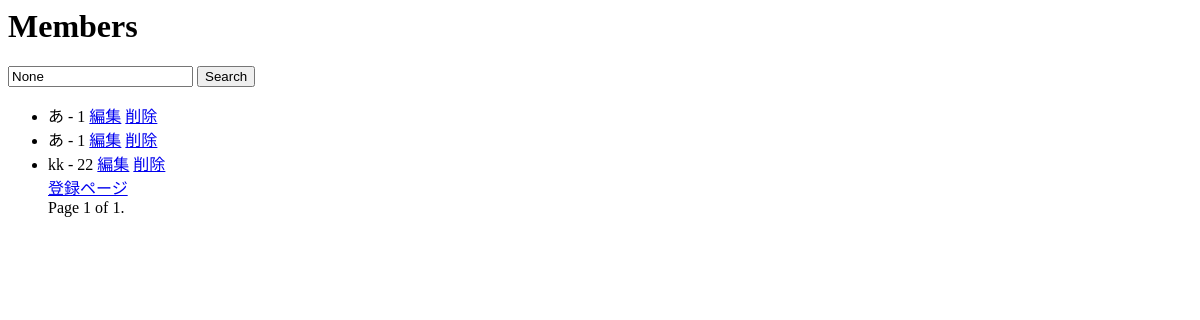
The page /list/ on the database as committed earlier.
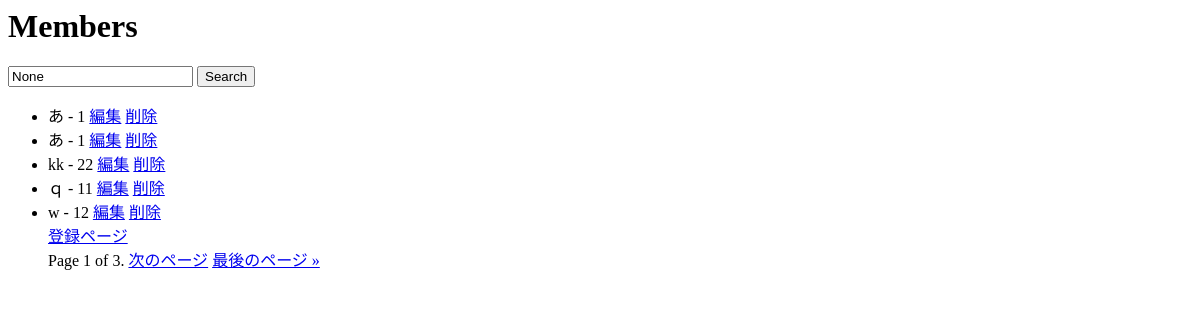
The same page on the database as committed later.
### testapp/models.py (models this page shows, shortened)
class Member(models.Model):
    name = models.CharField(max_length=100)
    age = models.IntegerField()

### testapp/views.py (the view)
# urls.py: path('list/', views.MemberListView.as_view(), name='list'),
class MemberListView(ListView):
    model = Member
    paginate_by = 5
    def get_context_data(self, **kwargs):
        context = super().get_context_data(**kwargs) # はじめに継承元のメソッドを呼び出す
        query = self.request.GET
        q = query.get('q')
        print(q)
        if q != "":
            context["init"] = query.get('q')
        else:
            context["init"] = ''
        return context
    def get_queryset(self, **kwargs):
        queryset = super().get_queryset(**kwargs)
        query = self.request.GET
        if q := query.get('q'): #python3.8以降
            queryset = queryset.filter(name__icontains=q)
        return queryset

### testapp/templatetags/replaceurl.py (called while the page is built)
@register.simple_tag
def url_replace(request, field, value):
    url_dict = request.GET.copy()
    url_dict[field] = str(value)
    return url_dict.urlencode()

### testapp/templates/testapp/member_list.html (shortened to what this page needs)
{% load replaceurl %}
<h1>Members</h1>
<form class="d-flex" action="{% url 'list' %}" method="get">
    <input name="q" value = "{{ init }}" class="form-control me-2" type="search" placeholder="Search" aria-label="Search">
    <button class="btn btn-outline-primary" type="submit">Search</button>
</form>
<ul>
{% for member in object_list %}
    <li>
        {{ member.name }} - {{ member.age }}
        <a href="{% url 'update' member.pk %}">編集</a>
        <a href="{% url 'delete' member.pk %}">削除</a>
    </li>
{% empty %}
    <li>データがありません</li>
{% endfor %}
<a href="{% url 'create' %}">登録ページ</a>
<div class="pagination">
    <span class="step-links">
        <span class="current">
            Page {{ page_obj.number }} of {{ page_obj.paginator.num_pages }}.
        </span>
        {% if page_obj.has_next %}
            <a href="?{% url_replace request 'page' page_obj.next_page_number %}">次のページ</a>
            <a href="?{% url_replace request 'page' page_obj.paginator.num_pages %}">最後のページ »</a>
        {% endif %}
    </span>
</div>

Rows that differ between the two databases and show on the page:
added Member: name "ｑ", age "11"
added Member: name "w", age "12"
Other text that changed with them:
{{ page_obj.paginator.num_pages }}: "1" → "3"
text now shown: "次のページ 最後のページ »"
